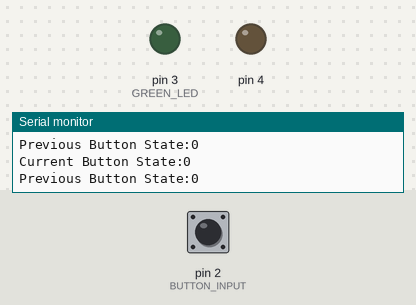
A sketch run on a simulated Arduino Uno, built with avr-gcc and run on an emulated ATmega328P. Shown: output pins drawn as LEDs (lit = HIGH), the last lines printed to the serial monitor. The inputs (shaded band) are chosen by the test bench; at power-on: pin 2 (BUTTON_INPUT) LOW.

Above: at 1.2 s.
1.3 s: pin 2 (BUTTON_INPUT) pulled HIGH for 3.2 s
At 2.4 s:
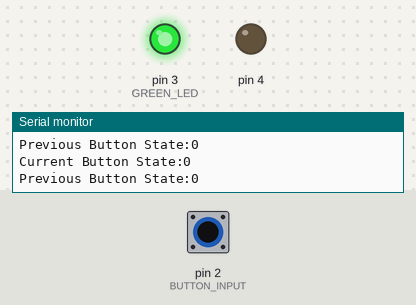
At 5.3 s:
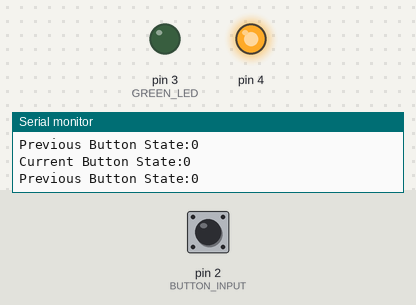
7.0 s: pin 2 (BUTTON_INPUT) pulled HIGH for 0.15 s
10.1 s: pin 2 (BUTTON_INPUT) pulled HIGH for 1 s
At 11.9 s:
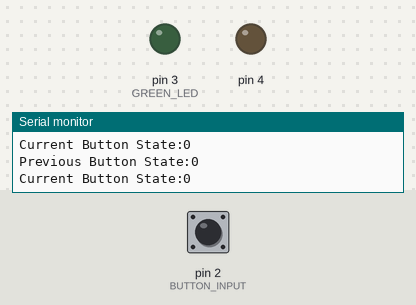
14.1 s: pin 2 (BUTTON_INPUT) pulsed HIGH 2 times (0.12 s each, 0.3 s apart)
17.7 s: pin 2 (BUTTON_INPUT) pulsed HIGH 5 times (0.12 s each, 0.3 s apart)
Timing chart, 0 to 20.7 s (numbered marks = the images above; inputs shaded):
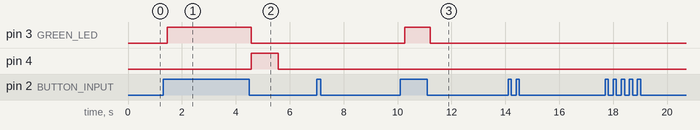

Measured:
- after the input at 1.3 s, pin 3 (GREEN_LED): LOW → HIGH after 0.16 s, → LOW 3.1 s later; pin 4: LOW → HIGH after 3.3 s, → LOW 1.0 s later
- after the input at 10.1 s, pin 3 (GREEN_LED): LOW → HIGH after 0.17 s, → LOW 0.95 s later

The sketch:

input.ino
```cpp
#define BUTTON_INPUT 2 // the number of the pushbutton pin
#define GREEN_LED 3


// variables will change:
int buttonState = 0;// variable for reading the pushbutton status
int prevbuttonState=0;
int buttonReading=0;
unsigned long lastDebounceTime = 0;  // the last time the output pin was toggled
unsigned long debounceDelay = 50;

int timer=0;

void setup() {
  pinMode(BUTTON_INPUT, INPUT);
  pinMode(GREEN_LED, OUTPUT);
  pinMode(4, OUTPUT);
  Serial.begin(9600);
}

void loop() {
  deBounce();

 while(buttonState==1){//loop that checks the button state every 0.1 secs, turns on green short press LED
  timer++;
  delay(100);
  buttonState=digitalRead(BUTTON_INPUT);
  digitalWrite(3,HIGH);
 }
 if(timer<10){
  digitalWrite(3, LOW);//if the hold is less than 1 second we just turn off the green LED and recognize short press
 }
 if(timer>10){//if time is longer than 1 second we turn off the green short press LED and turn on the red one to show a long press
  digitalWrite(4, HIGH);
  digitalWrite(3,LOW);
  delay(1000);
digitalWrite(4, LOW);
  Serial.print("LONG");

 }
timer=0;//resets timer to 0 for a new cycle

}


void deBounce(){
 // read the state of the pushbutton value:
  buttonReading = digitalRead(BUTTON_INPUT);
  Serial.print("Current Button State:");
  Serial.println(buttonState);
  Serial.print("Previous Button State:");
  Serial.println(prevbuttonState);


  if(buttonState != prevbuttonState){
    lastDebounceTime=millis();
  }

  if((millis()-lastDebounceTime)>debounceDelay){
    //valid reading
    buttonState=buttonReading;

    }

  prevbuttonState=buttonState;
  delay(50);
}
```
